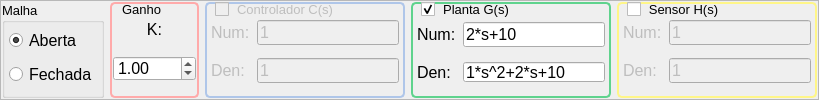
         <widget class="QFrame" name="frameSis">
          <property name="minimumSize">
           <size>
            <width>0</width>
            <height>100</height>
           </size>
          </property>
          <property name="frameShape">
           <enum>QFrame::StyledPanel</enum>
          </property>
          <property name="frameShadow">
           <enum>QFrame::Raised</enum>
          </property>
          <layout class="QHBoxLayout" name="horizontalLayout">
           <property name="margin">
            <number>1</number>
           </property>
           <item>
            <widget class="QGroupBox" name="groupBoxMalha">
             <property name="font">
              <font>
               <pointsize>10</pointsize>
              </font>
             </property>
             <property name="toolTip">
              <string>Abre/fecha a malha de realimentação</string>
             </property>
             <property name="title">
              <string>Malha</string>
             </property>
             <layout class="QVBoxLayout" name="verticalLayout_4">
              <property name="leftMargin">
               <number>4</number>
              </property>
              <property name="topMargin">
               <number>2</number>
              </property>
              <property name="rightMargin">
               <number>4</number>
              </property>
              <property name="bottomMargin">
               <number>4</number>
              </property>
              <item>
               <widget class="QRadioButton" name="radioBtnOpen">
                <property name="font">
                 <font>
                  <pointsize>12</pointsize>
                 </font>
                </property>
                <property name="toolTip">
                 <string>Abrir a malha de realimentação</string>
                </property>
                <property name="text">
                 <string>Aberta</string>
                </property>
                <property name="checked">
                 <bool>true</bool>
                </property>
                <property name="autoExclusive">
                 <bool>true</bool>
                </property>
               </widget>
              </item>
              <item>
               <widget class="QRadioButton" name="radioBtnClose">
                <property name="font">
                 <font>
                  <pointsize>12</pointsize>
                 </font>
                </property>
                <property name="toolTip">
                 <string>Fechar a malha de realimentação</string>
                </property>
                <property name="text">
                 <string>Fechada</string>
                </property>
               </widget>
              </item>
             </layout>
            </widget>
           </item>
           <item>
            <widget class="QGroupBox" name="groupBoxK">
             <property name="minimumSize">
              <size>
               <width>80</width>
               <height>0</height>
              </size>
             </property>
             <property name="font">
              <font>
               <pointsize>10</pointsize>
              </font>
             </property>
             <property name="toolTip">
              <string>Ajuste do ganho de malha direta K</string>
             </property>
             <property name="styleSheet">
              <string notr="true">QGroupBox {border-width: 2px; border-style: solid;
border-color: rgb(255, 170, 170);
border-radius: 5px;}
QGroupBox::title {
     background-color: transparent;
     subcontrol-origin: border;
     subcontrol-position: top left; /* position at the top center */
     padding: 0 10px;
 }</string>
             </property>
             <property name="title">
              <string>Ganho</string>
             </property>
             <layout class="QVBoxLayout" name="verticalLayout_5">
              <property name="leftMargin">
               <number>1</number>
              </property>
              <property name="topMargin">
               <number>4</number>
              </property>
              <property name="rightMargin">
               <number>1</number>
              </property>
              <property name="bottomMargin">
               <number>4</number>
              </property>
              <item>
               <widget class="QLabel" name="labelK">
                <property name="sizePolicy">
                 <sizepolicy hsizetype="Expanding" vsizetype="Preferred">
                  <horstretch>0</horstretch>
                  <verstretch>0</verstretch>
                 </sizepolicy>
                </property>
                <property name="minimumSize">
                 <size>
                  <width>0</width>
                  <height>20</height>
                 </size>
                </property>
                <property name="maximumSize">
                 <size>
                  <width>200</width>
                  <height>20</height>
                 </size>
                </property>
                <property name="font">
                 <font>
                  <pointsize>12</pointsize>
                 </font>
                </property>
                <property name="toolTip">
                 <string>Ajuste do ganho de malha direta K</string>
                </property>
                <property name="layoutDirection">
                 <enum>Qt::LeftToRight</enum>
                </property>
                <property name="text">
                 <string notr="true">K:</string>
                </property>
                <property name="alignment">
                 <set>Qt::AlignCenter</set>
                </property>
               </widget>
              </item>
              <item>
               <widget class="QDoubleSpinBox" name="doubleSpinBoxK">
                <property name="sizePolicy">
                 <sizepolicy hsizetype="Expanding" vsizetype="Fixed">
                  <horstretch>0</horstretch>
                  <verstretch>0</verstretch>
                 </sizepolicy>
                </property>
                <property name="minimumSize">
                 <size>
                  <width>0</width>
                  <height>25</height>
                 </size>
                </property>
                <property name="maximumSize">
                 <size>
                  <width>16777215</width>
                  <height>25</height>
                 </size>
                </property>
                <property name="font">
                 <font>
                  <pointsize>12</pointsize>
                  <weight>50</weight>
                  <bold>false</bold>
                 </font>
                </property>
                <property name="toolTip">
                 <string>Ajuste do ganho de malha direta K</string>
                </property>
                <property name="minimum">
                 <double>-200.000000000000000</double>
                </property>
                <property name="maximum">
                 <double>200.000000000000000</double>
                </property>
                <property name="value">
                 <double>1.000000000000000</double>
                </property>
               </widget>
              </item>
             </layout>
            </widget>
           </item>
           <item>
            <widget class="QGroupBox" name="groupBoxC">
             <property name="enabled">
              <bool>false</bool>
             </property>
             <property name="minimumSize">
              <size>
               <width>150</width>
               <height>0</height>
              </size>
             </property>
             <property name="font">
              <font>
               <pointsize>10</pointsize>
              </font>
             </property>
             <property name="toolTip">
              <string>Habilita/desabilita o controlador</string>
             </property>
             <property name="styleSheet">
              <string notr="true">QGroupBox {border-width: 2px; border-style: solid;
border-color: rgb(175, 198, 233);
border-radius: 5px;}
QGroupBox::title {
     background-color: transparent;
     subcontrol-origin: border;
     subcontrol-position: top left; /* position at the top center */
     padding: 0 10px;
 }</string>
             </property>
             <property name="title">
              <string>Controlador C(s)</string>
             </property>
             <property name="alignment">
              <set>Qt::AlignLeading|Qt::AlignLeft|Qt::AlignTop</set>
             </property>
             <property name="checkable">
              <bool>true</bool>
             </property>
             <property name="checked">
              <bool>false</bool>
             </property>
             <layout class="QGridLayout" name="gridLayout">
              <property name="leftMargin">
               <number>4</number>
              </property>
              <property name="topMargin">
               <number>4</number>
              </property>
              <property name="rightMargin">
               <number>4</number>
              </property>
              <property name="bottomMargin">
               <number>0</number>
              </property>
              <property name="verticalSpacing">
               <number>1</number>
              </property>
              <item row="0" column="0">
               <widget class="QLabel" name="labelCnum">
                <property name="minimumSize">
                 <size>
                  <width>40</width>
                  <height>0</height>
                 </size>
                </property>
                <property name="maximumSize">
                 <size>
                  <width>40</width>
                  <height>16777215</height>
                 </size>
                </property>
                <property name="font">
                 <font>
                  <pointsize>12</pointsize>
                 </font>
                </property>
                <property name="text">
                 <string>Num:</string>
                </property>
               </widget>
              </item>
              <item row="0" column="1">
               <widget class="QLineEdit" name="lineEditCnum">
                <property name="sizePolicy">
                 <sizepolicy hsizetype="Expanding" vsizetype="Fixed">
                  <horstretch>0</horstretch>
                  <verstretch>0</verstretch>
                 </sizepolicy>
                </property>
                <property name="minimumSize">
                 <size>
                  <width>0</width>
                  <height>25</height>
                 </size>
                </property>
                <property name="maximumSize">
                 <size>
                  <width>16777215</width>
                  <height>25</height>
                 </size>
                </property>
                <property name="font">
                 <font>
                  <pointsize>12</pointsize>
                 </font>
                </property>
                <property name="toolTip">
                 <string>Numerador do controlador C(s)</string>
                </property>
                <property name="text">
                 <string notr="true">1</string>
                </property>
               </widget>
              </item>
              <item row="1" column="0">
               <widget class="QLabel" name="labelCden">
                <property name="minimumSize">
                 <size>
                  <width>40</width>
                  <height>0</height>
                 </size>
                </property>
                <property name="maximumSize">
                 <size>
                  <width>40</width>
                  <height>16777215</height>
                 </size>
                </property>
                <property name="font">
                 <font>
                  <pointsize>12</pointsize>
                 </font>
                </property>
                <property name="text">
                 <string>Den:</string>
                </property>
               </widget>
              </item>
              <item row="1" column="1">
               <widget class="QLineEdit" name="lineEditCden">
                <property name="sizePolicy">
                 <sizepolicy hsizetype="Expanding" vsizetype="Fixed">
                  <horstretch>0</horstretch>
                  <verstretch>0</verstretch>
                 </sizepolicy>
                </property>
                <property name="minimumSize">
                 <size>
                  <width>0</width>
                  <height>25</height>
                 </size>
                </property>
                <property name="maximumSize">
                 <size>
                  <width>16777215</width>
                  <height>25</height>
                 </size>
                </property>
                <property name="font">
                 <font>
                  <pointsize>12</pointsize>
                 </font>
                </property>
                <property name="toolTip">
                 <string>Denominador do controlador C(s)</string>
                </property>
                <property name="text">
                 <string notr="true">1</string>
                </property>
               </widget>
              </item>
             </layout>
            </widget>
           </item>
           <item>
            <widget class="QGroupBox" name="groupBoxG">
             <property name="minimumSize">
              <size>
               <width>200</width>
               <height>0</height>
              </size>
             </property>
             <property name="font">
              <font>
               <pointsize>10</pointsize>
              </font>
             </property>
             <property name="toolTip">
              <string>Habilita/desabilita a planta</string>
             </property>
             <property name="styleSheet">
              <string notr="true">QGroupBox {border-width: 2px; border-style: solid;
border-color: rgb(95, 211, 141);
border-radius: 5px;}
QGroupBox::title {
     background-color: transparent;
     subcontrol-origin: border;
     subcontrol-position: top left; /* position at the top center */
     padding: 0 10px;
 }</string>
             </property>
             <property name="title">
              <string>Planta G(s)</string>
             </property>
             <property name="alignment">
              <set>Qt::AlignLeading|Qt::AlignLeft|Qt::AlignTop</set>
             </property>
             <property name="checkable">
              <bool>true</bool>
             </property>
             <layout class="QGridLayout" name="gridLayout_2">
              <property name="leftMargin">
               <number>4</number>
              </property>
              <property name="topMargin">
               <number>4</number>
              </property>
              <property name="rightMargin">
               <number>4</number>
              </property>
              <property name="bottomMargin">
               <number>0</number>
              </property>
              <property name="verticalSpacing">
               <number>1</number>
              </property>
              <item row="0" column="0">
               <widget class="QLabel" name="labelGnum">
                <property name="minimumSize">
                 <size>
                  <width>40</width>
                  <height>0</height>
                 </size>
                </property>
                <property name="maximumSize">
                 <size>
                  <width>40</width>
                  <height>16777215</height>
                 </size>
                </property>
                <property name="font">
                 <font>
                  <pointsize>12</pointsize>
                 </font>
                </property>
                <property name="text">
                 <string notr="true">Num:</string>
                </property>
               </widget>
              </item>
              <item row="0" column="1">
               <widget class="QLineEdit" name="lineEditGnum">
                <property name="minimumSize">
                 <size>
                  <width>0</width>
                  <height>25</height>
                 </size>
                </property>
                <property name="maximumSize">
                 <size>
                  <width>16777215</width>
                  <height>25</height>
                 </size>
                </property>
                <property name="font">
                 <font>
                  <pointsize>12</pointsize>
                 </font>
                </property>
                <property name="toolTip">
                 <string>Numerador da planta G(s)</string>
                </property>
                <property name="text">
                 <string notr="true">2*s+10</string>
                </property>
               </widget>
              </item>
              <item row="1" column="0">
               <widget class="QLabel" name="labelGden">
                <property name="minimumSize">
                 <size>
                  <width>40</width>
                  <height>0</height>
                 </size>
                </property>
                <property name="maximumSize">
                 <size>
                  <width>40</width>
                  <height>16777215</height>
                 </size>
                </property>
                <property name="font">
                 <font>
                  <pointsize>12</pointsize>
                 </font>
                </property>
                <property name="text">
                 <string notr="true">Den:</string>
                </property>
               </widget>
              </item>
              <item row="1" column="1">
               <widget class="QLineEdit" name="lineEditGden">
                <property name="minimumSize">
                 <size>
                  <width>0</width>
                  <height>20</height>
                 </size>
                </property>
                <property name="maximumSize">
                 <size>
                  <width>16777215</width>
                  <height>20</height>
                 </size>
                </property>
                <property name="font">
                 <font>
                  <pointsize>12</pointsize>
                 </font>
                </property>
                <property name="toolTip">
                 <string>Denominador da planta G(s)</string>
                </property>
                <property name="text">
                 <string notr="true">1*s^2+2*s+10</string>
                </property>
               </widget>
              </item>
             </layout>
            </widget>
           </item>
           <item>
            <widget class="QGroupBox" name="groupBoxH">
             <property name="minimumSize">
              <size>
               <width>150</width>
               <height>0</height>
              </size>
             </property>
             <property name="font">
              <font>
               <pointsize>10</pointsize>
              </font>
             </property>
             <property name="toolTip">
              <string>Habilita/desabilita o sensor</string>
             </property>
             <property name="styleSheet">
              <string notr="true">QGroupBox {border-width: 2px; border-style: solid;
border-color: rgb(255, 246, 136);
border-radius: 5px;}
QGroupBox::title {
     background-color: transparent;
     subcontrol-origin: border;
     subcontrol-position: top left; /* position at the top center */
     padding: 0 10px;
 }</string>
             </property>
             <property name="title">
              <string>Sensor H(s)</string>
             </property>
             <property name="alignment">
              <set>Qt::AlignLeading|Qt::AlignLeft|Qt::AlignTop</set>
             </property>
             <property name="checkable">
              <bool>true</bool>
             </property>
             <property name="checked">
              <bool>false</bool>
             </property>
             <layout class="QGridLayout" name="gridLayout_3">
              <property name="leftMargin">
               <number>4</number>
              </property>
              <property name="topMargin">
               <number>4</number>
              </property>
              <property name="rightMargin">
               <number>4</number>
              </property>
              <property name="bottomMargin">
               <number>0</number>
              </property>
              <property name="verticalSpacing">
               <number>1</number>
              </property>
              <item row="0" column="0">
               <widget class="QLabel" name="labelHnum">
                <property name="minimumSize">
                 <size>
                  <width>40</width>
                  <height>0</height>
                 </size>
                </property>
                <property name="maximumSize">
                 <size>
                  <width>40</width>
                  <height>16777215</height>
                 </size>
                </property>
                <property name="font">
                 <font>
                  <pointsize>12</pointsize>
                 </font>
                </property>
                <property name="toolTip">
                 <string>Denominador do sensor H(s)</string>
                </property>
                <property name="text">
                 <string notr="true">Num:</string>
                </property>
               </widget>
              </item>
              <item row="0" column="1">
               <widget class="QLineEdit" name="lineEditHnum">
                <property name="minimumSize">
                 <size>
                  <width>0</width>
                  <height>25</height>
                 </size>
                </property>
                <property name="maximumSize">
                 <size>
                  <width>16777215</width>
                  <height>25</height>
                 </size>
                </property>
                <property name="font">
                 <font>
                  <pointsize>12</pointsize>
                 </font>
                </property>
                <property name="toolTip">
                 <string>Numerador do sensor H(s)</string>
                </property>
                <property name="text">
                 <string notr="true">1</string>
                </property>
               </widget>
              </item>
              <item row="1" column="0">
               <widget class="QLabel" name="labelHden">
                <property name="minimumSize">
                 <size>
                  <width>40</width>
                  <height>0</height>
                 </size>
                </property>
                <property name="maximumSize">
                 <size>
                  <width>40</width>
                  <height>16777215</height>
                 </size>
                </property>
                <property name="font">
                 <font>
                  <pointsize>12</pointsize>
                 </font>
                </property>
                <property name="toolTip">
                 <string>Denominador do sensor H(s)</string>
                </property>
                <property name="text">
                 <string notr="true">Den:</string>
                </property>
               </widget>
              </item>
              <item row="1" column="1">
               <widget class="QLineEdit" name="lineEditHden">
                <property name="minimumSize">
                 <size>
                  <width>0</width>
                  <height>25</height>
                 </size>
                </property>
                <property name="maximumSize">
                 <size>
                  <width>16777215</width>
                  <height>25</height>
                 </size>
                </property>
                <property name="font">
                 <font>
                  <pointsize>12</pointsize>
                 </font>
                </property>
                <property name="toolTip">
                 <string>Denominador do sensor H(s)</string>
                </property>
                <property name="text">
                 <string notr="true">1</string>
                </property>
               </widget>
              </item>
             </layout>
            </widget>
           </item>
          </layout>
         </widget>
